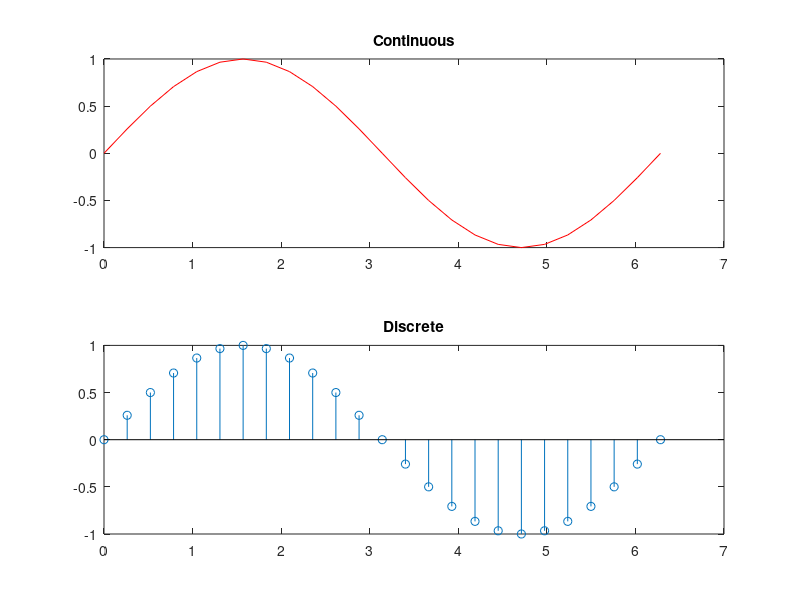

Write the MATLAB code that produced this figure.
clc;
clear;
close all;
x=linspace(0,2*pi,25);
y=sin(x);
subplot(2,1,1);
plot(x,y,'r');
title('Continuous');
subplot(2,1,2);
stem(x,y);
title('Discrete');
%given labtask is same. y=cos(x), (0,2*pi,50)